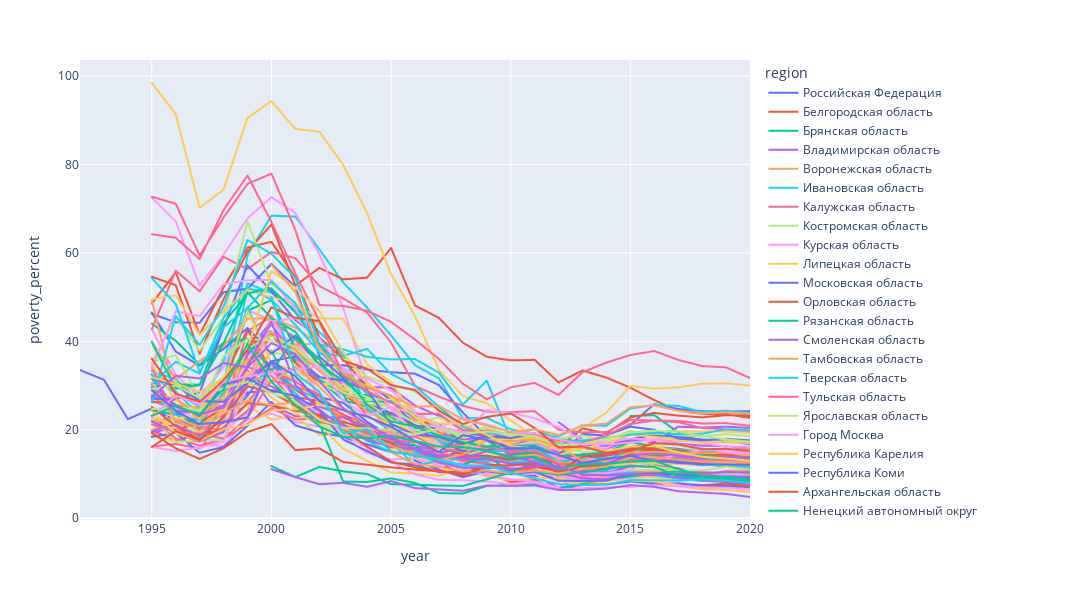

Write notebook code for a chart like this one.
### Code cell
px.line(pd.concat([rf_main,main]),
        x='year',
        y='poverty_percent',
        color='region',
        width=1200,
        height=600)
